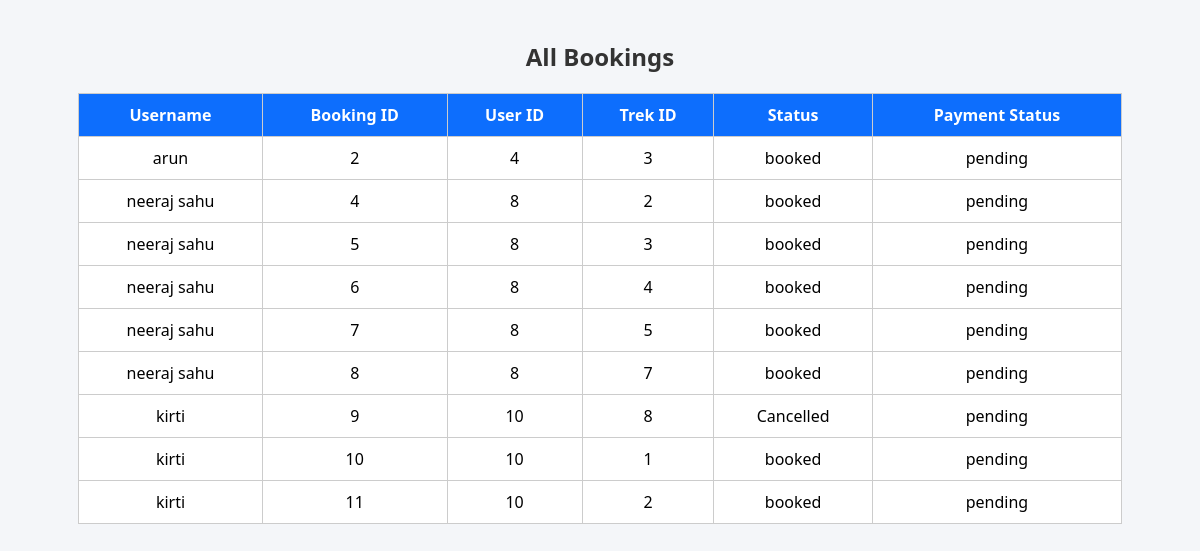
Before: /admin/bookings (signed in) with the older database file.
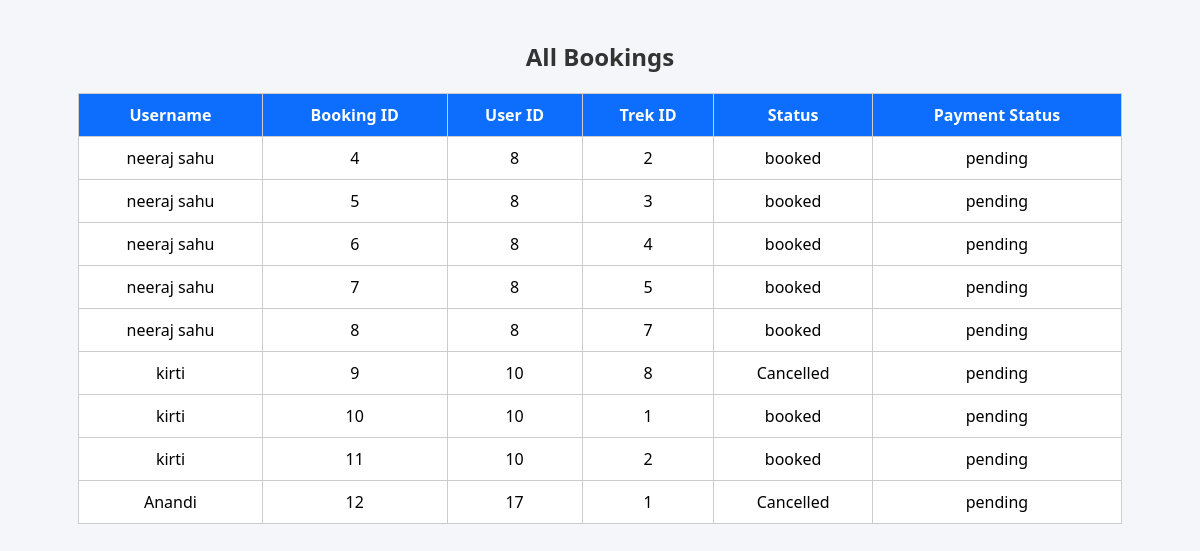
After: the same page with the newer database file.
### models.py (models this page shows)
class Booking(db.Model):
    __tablename__ = "bookings"
    id = db.Column(db.Integer, primary_key=True)
    user_id = db.Column(
        db.Integer,
        db.ForeignKey("users.id"),
        nullable=False
    )
    trek_id = db.Column(
        db.Integer,
        db.ForeignKey("treks.id"),
        nullable=False
    )
    booking_date = db.Column(
        db.DateTime,
        default=datetime.utcnow
    )
    booking_status = db.Column(
        db.String(20),
        default="booked"
    )
    payment_status = db.Column(
        db.String(20),
        default="pending"
    )

class User(UserMixin,db.Model):
    __tablename__ = "users"
    id = db.Column(db.Integer, primary_key=True)
    username = db.Column(db.String(100), unique=True, nullable=False)
    email = db.Column(db.String(150), unique=True, nullable=False)
    password = db.Column(db.String(255), nullable=False)
    role = db.Column(db.String(20), nullable=False)
    is_active = db.Column(db.Boolean, default=True)
    is_blacklisted = db.Column(db.Boolean, default=False)
    created_at = db.Column(
        db.DateTime,
        default=datetime.utcnow
    )
    bookings = db.relationship(
        "Booking",
        backref="user",
        lazy=True,
        cascade="all, delete-orphan"
    )
    staff_profile = db.relationship(
        "StaffProfile",
        backref="user",
        uselist=False
    )

### app.py (the view)
@app.route("/admin/bookings")
def admin_bookings():
    if "user_id" not in session:
        return redirect("/login")
    if session["role"] != "admin":
        return "Access Denied"
    bookings = Booking.query.all()
    return render_template(
        "admin_bookings.html",
        bookings=bookings
    )

### templates/admin_bookings.html (shortened to what this page needs)
<!DOCTYPE html>
<html>
<head>
    <link rel="stylesheet"
    href="{{ url_for('static', filename='style.css') }}">
</head>
<body>
<h2>All Bookings</h2>
<table border="1">
    <tr>
        <th>Username</th>
        <th>Booking ID</th>
        <th>User ID</th>
        <th>Trek ID</th>
        <th>Status</th>
        <th>Payment Status</th>
    </tr>
    {% for booking in bookings %}
    <tr>
        <td>{{ booking.user.username}}</td>
        <td>{{ booking.id }}</td>
        <td>{{ booking.user_id }}</td>
        <td>{{ booking.trek_id }}</td>
        <td>{{ booking.booking_status }}</td>
        <td>{{ booking.payment_status }}</td>
    </tr>
    {% endfor %}
</table>
</body>
</html>

Changed rows visible on the page:
removed Booking: user.username "arun", id "2", user_id "4", trek_id "3", booking_status "booked", payment_status "pending"
added Booking: user.username "Anandi", id "12", user_id "17", trek_id "1", booking_status "Cancelled", payment_status "pending"
